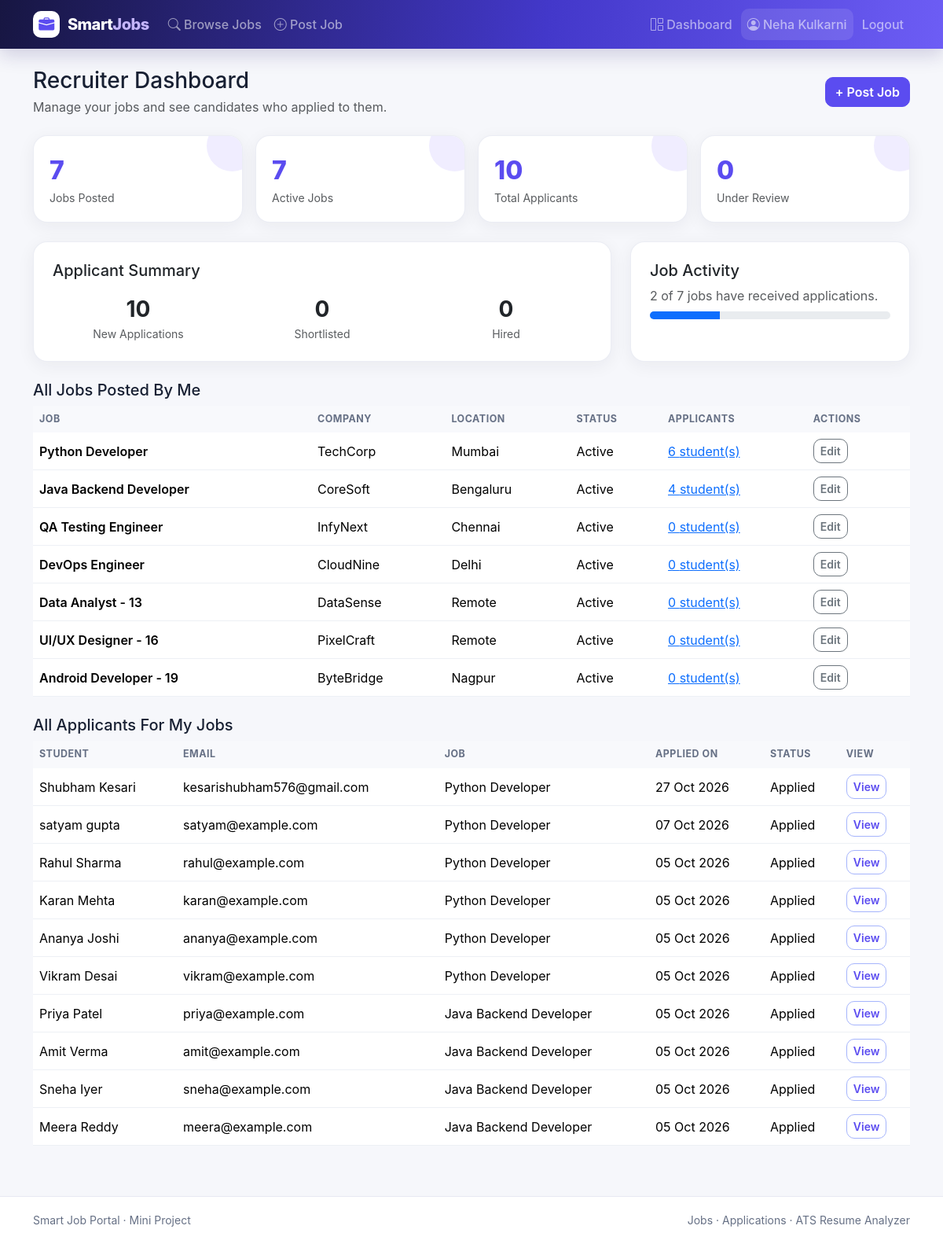
The page /dashboard (signed in) on the database its author committed.
### app.py (models this page shows, shortened)
class User(UserMixin, db.Model):
    id = db.Column(db.Integer, primary_key=True)
    name = db.Column(db.String(120), nullable=False)
    email = db.Column(db.String(150), unique=True, nullable=False)
    password_hash = db.Column(db.String(255), nullable=False)
    role = db.Column(db.String(20), default="student")
    phone = db.Column(db.String(20))
    location = db.Column(db.String(120))
    skills = db.Column(db.Text)
    education = db.Column(db.Text)
    experience = db.Column(db.Text)
    bio = db.Column(db.Text)
    resume_filename = db.Column(db.String(255))
    created_at = db.Column(db.DateTime, default=datetime.utcnow)
    jobs_posted = db.relationship("Job", backref="poster", cascade="all, delete-orphan")
    applications = db.relationship("Application", backref="applicant", cascade="all, delete-orphan")
    @property
    def is_admin(self):
        return self.role == "admin"

class Job(db.Model):
    id = db.Column(db.Integer, primary_key=True)
    title = db.Column(db.String(200), nullable=False)
    company = db.Column(db.String(150), nullable=False)
    location = db.Column(db.String(120))
    job_type = db.Column(db.String(50), default="Full-time")
    category = db.Column(db.String(100))
    description = db.Column(db.Text, nullable=False)
    required_skills = db.Column(db.Text)
    min_experience = db.Column(db.Integer, default=0)
    salary_range = db.Column(db.String(100))
    posted_by = db.Column(db.Integer, db.ForeignKey("user.id"), nullable=False)
    posted_at = db.Column(db.DateTime, default=datetime.utcnow)
    is_active = db.Column(db.Boolean, default=True)
    applications = db.relationship("Application", backref="job", cascade="all, delete-orphan")

class Application(db.Model):
    id = db.Column(db.Integer, primary_key=True)
    job_id = db.Column(db.Integer, db.ForeignKey("job.id"), nullable=False)
    user_id = db.Column(db.Integer, db.ForeignKey("user.id"), nullable=False)
    resume_filename = db.Column(db.String(255))
    cover_note = db.Column(db.Text)
    status = db.Column(db.String(30), default="Applied")
    applied_at = db.Column(db.DateTime, default=datetime.utcnow)
    __table_args__ = (db.UniqueConstraint("job_id", "user_id", name="one_application_per_student"),)

### app.py (the view)
@app.route("/dashboard")
@login_required
def dashboard():
    return admin_dashboard() if current_user.is_admin else student_dashboard()

### app.py (called while the page is built)
@login_manager.user_loader
def load_user(user_id):
    return db.session.get(User, int(user_id))

def admin_required(view):
    @wraps(view)
    def check_admin(*args, **kwargs):
        if not current_user.is_authenticated or not current_user.is_admin:
            abort(403)
        return view(*args, **kwargs)
    return check_admin

### templates/dashboard/admin.html (shortened to what this page needs)
<!DOCTYPE html>
<html lang="en">
<head>
    <link href="https://cdn.jsdelivr.net/npm/bootstrap@5.3.3/dist/css/bootstrap.min.css" rel="stylesheet">
    <link href="https://cdn.jsdelivr.net/npm/bootstrap-icons@1.11.3/font/bootstrap-icons.css" rel="stylesheet">
    <link href="{{ url_for('static', filename='css/style.css') }}" rel="stylesheet">
</head>
<body>
<nav class="navbar navbar-expand-lg navbar-dark sticky-top">
    <div class="container">
        <a class="navbar-brand" href="{{ url_for('index') }}"><span class="logo-icon"><i class="bi bi-briefcase-fill"></i></span> Smart<span>Jobs</span></a>
        <div class="collapse navbar-collapse" id="navMenu">
            <ul class="navbar-nav me-auto align-items-lg-center">
                <li class="nav-item"><a class="nav-link" href="{{ url_for('list_jobs') }}"><i class="bi bi-search"></i> Browse Jobs</a></li>
                {% if current_user.is_authenticated and current_user.is_admin %}
                <li class="nav-item"><a class="nav-link" href="{{ url_for('create_job') }}"><i class="bi bi-plus-circle"></i> Post Job</a></li>
                {% endif %}
            </ul>
            <ul class="navbar-nav align-items-lg-center">
                {% if current_user.is_authenticated %}
                    <li class="nav-item"><a class="nav-link" href="{{ url_for('dashboard') }}"><i class="bi bi-grid-1x2"></i> Dashboard</a></li>
                    <li class="nav-item"><a class="nav-link user-pill" href="{{ url_for('profile') }}"><i class="bi bi-person-circle"></i> {{ current_user.name }}</a></li>
                    <li class="nav-item"><a class="nav-link" href="{{ url_for('logout') }}">Logout</a></li>
                {% else %}
                    <li class="nav-item"><a class="nav-link" href="{{ url_for('login') }}">Login</a></li>
                    <li class="nav-item"><a class="btn btn-light btn-sm signup-nav" href="{{ url_for('register') }}">Sign Up</a></li>
                {% endif %}
            </ul>
        </div>
    </div>
</nav>
<main class="container my-4">
<div class="d-flex justify-content-between align-items-center mb-4">
    <div><h3 class="mb-1">Recruiter Dashboard</h3><p class="text-muted mb-0">Manage your jobs and see candidates who applied to them.</p></div>
    <a href="{{ url_for('create_job') }}" class="btn btn-primary">+ Post Job</a>
</div>
<div class="row g-3 mb-4">
    <div class="col-md-3"><div class="card dashboard-stat h-100"><div class="num">{{ total_jobs }}</div><div class="text-muted">Jobs Posted</div></div></div>
    <div class="col-md-3"><div class="card dashboard-stat h-100"><div class="num">{{ active_jobs }}</div><div class="text-muted">Active Jobs</div></div></div>
    <div class="col-md-3"><div class="card dashboard-stat h-100"><div class="num">{{ total_applications }}</div><div class="text-muted">Total Applicants</div></div></div>
    <div class="col-md-3"><div class="card dashboard-stat h-100"><div class="num">{{ status_counts.get('Under Review', 0) }}</div><div class="text-muted">Under Review</div></div></div>
</div>
<div class="row g-4 mb-4">
    <div class="col-lg-8">
        <div class="card p-4 h-100">
            <h5 class="mb-3">Applicant Summary</h5>
            <div class="row text-center g-3">
                <div class="col-4"><div class="fs-3 fw-bold">{{ status_counts.get('Applied', 0) }}</div><div class="text-muted small">New Applications</div></div>
                <div class="col-4"><div class="fs-3 fw-bold">{{ status_counts.get('Shortlisted', 0) }}</div><div class="text-muted small">Shortlisted</div></div>
                <div class="col-4"><div class="fs-3 fw-bold">{{ status_counts.get('Hired', 0) }}</div><div class="text-muted small">Hired</div></div>
            </div>
        </div>
    </div>
    <div class="col-lg-4">
        <div class="card p-4 h-100"><h5>Job Activity</h5><p class="text-muted mb-2">{{ jobs_with_applicants }} of {{ total_jobs }} jobs have received applications.</p><div class="progress" style="height:10px"><div class="progress-bar" style="width: {{ (jobs_with_applicants / total_jobs * 100)|round if total_jobs else 0 }}%"></div></div></div>
    </div>
</div>
<h5 class="mb-2">All Jobs Posted By Me</h5>
<div class="table-responsive mb-4">
<table class="table bg-white shadow-sm align-middle">
<thead><tr><th>Job</th><th>Company</th><th>Location</th><th>Status</th><th>Applicants</th><th>Actions</th></tr></thead>
<tbody>
{% for job in jobs %}
<tr>
<td class="fw-semibold">{{ job.title }}</td><td>{{ job.company }}</td><td>{{ job.location or 'Remote' }}</td>
<td>{{ 'Active' if job.is_active else 'Closed' }}</td>
<td><a href="{{ url_for('job_applicants', job_id=job.id) }}">{{ job.applications|length }} student(s)</a></td>
<td><a class="btn btn-sm btn-outline-secondary" href="{{ url_for('edit_job', job_id=job.id) }}">Edit</a></td>
</tr>
{% else %}<tr><td colspan="6">No jobs posted.</td></tr>{% endfor %}
</tbody></table></div>
<h5 class="mb-2">All Applicants For My Jobs</h5>
<div class="table-responsive">
<table class="table bg-white shadow-sm align-middle">
<thead><tr><th>Student</th><th>Email</th><th>Job</th><th>Applied On</th><th>Status</th><th>View</th></tr></thead>
<tbody>
{% for item in applications %}
<tr>
<td>{{ item.applicant.name }}</td><td>{{ item.applicant.email }}</td><td>{{ item.job.title }}</td>
<td>{{ item.applied_at.strftime('%d %b %Y') }}</td><td>{{ item.status }}</td>
<td><a class="btn btn-sm btn-outline-primary" href="{{ url_for('job_applicants', job_id=item.job_id) }}">View</a></td>
</tr>
{% else %}<tr><td colspan="6">No students have applied to your jobs yet.</td></tr>{% endfor %}
</tbody></table></div>
</main>
<footer class="site-footer"><div class="container d-flex flex-wrap justify-content-between gap-2"><small>Smart Job Portal · Mini Project</small><small>Jobs · Applications · ATS Resume Analyzer</small></div></footer>
</body>
</html>

### static/css/style.css (style rules this page uses)
:root { --primary:#5b4cf0;--primary-dark:#3f35b5;--secondary:#14b8a6;--orange:#f97316;--ink:#182033;--muted:#667085;--page:#f6f7fb;--card:#fff;--line:#e7e9f2 }
* { box-sizing:border-box }
body { background:var(--page);font-family:Inter,'Segoe UI',system-ui,sans-serif;color:var(--ink) }
.navbar { background:linear-gradient(100deg,#171642,#4338ca 58%,#6d5df5);box-shadow:0 8px 25px rgba(31,24,104,.18) }
.navbar-brand { font-weight:800;letter-spacing:-.5px }
.navbar-brand span:last-child { color:#c4b5fd }
.logo-icon { display:inline-flex;width:34px;height:34px;border-radius:10px;background:#fff;color:var(--primary);align-items:center;justify-content:center;margin-right:6px }
.nav-link { font-weight:500 }
.user-pill { background:rgba(255,255,255,.1);border-radius:10px;margin:3px }
.card { border:1px solid rgba(231,233,242,.8);border-radius:18px;background:var(--card);box-shadow:0 5px 22px rgba(31,41,55,.06) }
.btn { border-radius:10px;font-weight:600 }
.btn-primary { background:var(--primary);border-color:var(--primary) }
.btn-outline-primary { color:var(--primary);border-color:#a5b4fc }
.dashboard-stat { text-align:left;padding:1.25rem;position:relative;overflow:hidden }
.dashboard-stat:after { content:"";position:absolute;width:65px;height:65px;border-radius:50%;background:#f0edff;right:-20px;top:-20px }
.dashboard-stat .num { font-size:2rem;font-weight:800;color:var(--primary) }
.dashboard-stat .text-muted { font-size:.88rem }
.table { margin-bottom:0 }
.table thead th { font-size:.78rem;text-transform:uppercase;letter-spacing:.04em;color:#667085;background:#f8f9fc;border-bottom:0 }
.table td { border-color:#edf0f5 }
.site-footer { margin-top:4rem;border-top:1px solid var(--line);background:#fff;color:var(--muted);padding:1.2rem 0 }

### rows shown on the page
User: name "Neha Kulkarni"
Job: title "Python Developer", company "TechCorp", location "Mumbai", is_active "Active", applications|length "6"
Job: title "Java Backend Developer", company "CoreSoft", location "Bengaluru", is_active "Active", applications|length "4"
Job: title "QA Testing Engineer", company "InfyNext", location "Chennai", is_active "Active", applications|length "0"
Job: title "DevOps Engineer", company "CloudNine", location "Delhi", is_active "Active", applications|length "0"
Job: title "Data Analyst - 13", company "DataSense", location "Remote", is_active "Active", applications|length "0"
Job: title "UI/UX Designer - 16", company "PixelCraft", location "Remote", is_active "Active", applications|length "0"
Job: title "Android Developer - 19", company "ByteBridge", location "Nagpur", is_active "Active", applications|length "0"
Application: applicant.name "Shubham Kesari", applicant.email "kesarishubham576@gmail.com", job "Python Developer", applied_at "27 Oct 2026", status "Applied"
Application: applicant.name "satyam gupta", applicant.email "satyam@example.com", job "Python Developer", applied_at "07 Oct 2026", status "Applied"
Application: applicant.name "Rahul Sharma", applicant.email "rahul@example.com", job "Python Developer", applied_at "05 Oct 2026", status "Applied"
Application: applicant.name "Karan Mehta", applicant.email "karan@example.com", job "Python Developer", applied_at "05 Oct 2026", status "Applied"
Application: applicant.name "Ananya Joshi", applicant.email "ananya@example.com", job "Python Developer", applied_at "05 Oct 2026", status "Applied"
Application: applicant.name "Vikram Desai", applicant.email "vikram@example.com", job "Python Developer", applied_at "05 Oct 2026", status "Applied"
Application: applicant.name "Priya Patel", applicant.email "priya@example.com", job "Java Backend Developer", applied_at "05 Oct 2026", status "Applied"
Application: applicant.name "Amit Verma", applicant.email "amit@example.com", job "Java Backend Developer", applied_at "05 Oct 2026", status "Applied"
Application: applicant.name "Sneha Iyer", applicant.email "sneha@example.com", job "Java Backend Developer", applied_at "05 Oct 2026", status "Applied"
Application: applicant.name "Meera Reddy", applicant.email "meera@example.com", job "Java Backend Developer", applied_at "05 Oct 2026", status "Applied"

### other values the page prints
{{ total_jobs }} "7"
{{ active_jobs }} "7"
{{ total_applications }} "10"
{{ status_counts.get('Under Review', 0) }} "0"
{{ status_counts.get('Applied', 0) }} "10"
{{ status_counts.get('Shortlisted', 0) }} "0"
{{ status_counts.get('Hired', 0) }} "0"
{{ jobs_with_applicants }} "2"
